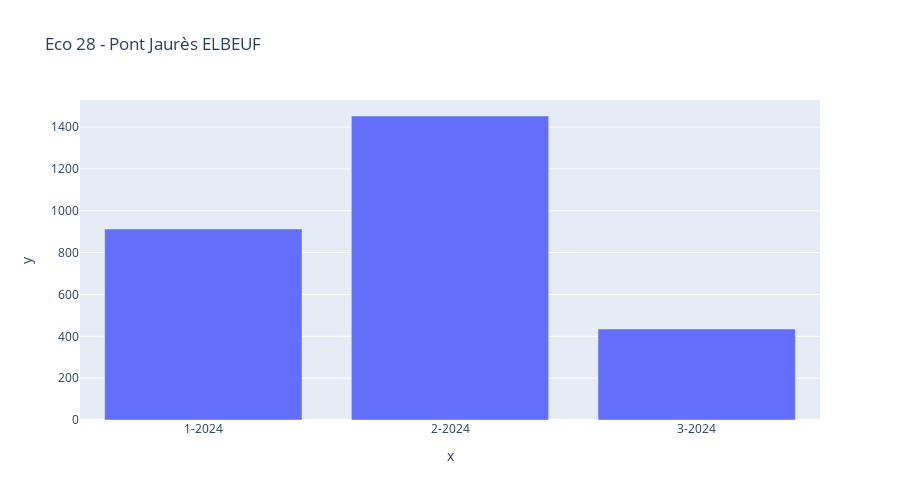

The notebook cell this image was saved under:
### Code cell
widgets.interact(plot_volume_mensuel,name=df['name'].unique())

### Figure 1 — Plotly figure (JSON) as saved in the notebook; plotly's stock layout.template omitted (floating-point values rounded to 4 significant figures)
{"data": [{"alignmentgroup": "True", "hovertemplate": "x=%{x}<br>y=%{y}<extra></extra>", "legendgroup": "", "marker": {"color": "#636efa", "pattern": {"shape": ""}}, "name": "", "offsetgroup": "", "orientation": "v", "showlegend": false, "textposition": "auto", "type": "bar", "x": ["1-2024", "2-2024", "3-2024"], "xaxis": "x", "y": [913, 1453, 435], "yaxis": "y"}], "layout": {"barmode": "relative", "height": 500, "legend": {"tracegroupgap": 0}, "title": {"text": "Eco 28 - Pont Jaurès ELBEUF"}, "xaxis": {"anchor": "y", "domain": [0, 1], "title": {"text": "x"}}, "yaxis": {"anchor": "x", "domain": [0, 1], "title": {"text": "y"}}}}
